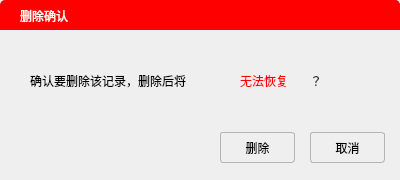
<?xml version="1.0" encoding="UTF-8"?>
<ui version="4.0">
 <class>DeleteTargetPerson</class>
 <widget class="QWidget" name="DeleteTargetPerson">
  <property name="geometry">
   <rect>
    <x>0</x>
    <y>0</y>
    <width>400</width>
    <height>180</height>
   </rect>
  </property>
  <property name="windowTitle">
   <string>Form</string>
  </property>
  <property name="styleSheet">
   <string notr="true">border-radius:5px</string>
  </property>
  <layout class="QVBoxLayout" name="verticalLayout">
   <property name="spacing">
    <number>0</number>
   </property>
   <property name="leftMargin">
    <number>0</number>
   </property>
   <property name="topMargin">
    <number>0</number>
   </property>
   <property name="rightMargin">
    <number>0</number>
   </property>
   <property name="bottomMargin">
    <number>0</number>
   </property>
   <item>
    <widget class="QWidget" name="widget" native="true">
     <property name="minimumSize">
      <size>
       <width>0</width>
       <height>30</height>
      </size>
     </property>
     <property name="maximumSize">
      <size>
       <width>16777215</width>
       <height>30</height>
      </size>
     </property>
     <property name="styleSheet">
      <string notr="true">background-color: rgb(255, 0, 0);
border-top-left-radius:5px;
border-top-right-radius:5px;
border-bottom-left-radius:0px;
border-bottom-right-radius:0px;</string>
     </property>
     <widget class="QLabel" name="label_4">
      <property name="geometry">
       <rect>
        <x>20</x>
        <y>5</y>
        <width>71</width>
        <height>21</height>
       </rect>
      </property>
      <property name="styleSheet">
       <string notr="true">font: 12pt &quot;黑体&quot;;
color:rgb(255,255,255);
border:none</string>
      </property>
      <property name="text">
       <string>删除确认</string>
      </property>
     </widget>
     <widget class="QPushButton" name="m_btnClose">
      <property name="geometry">
       <rect>
        <x>375</x>
        <y>0</y>
        <width>25</width>
        <height>25</height>
       </rect>
      </property>
      <property name="minimumSize">
       <size>
        <width>25</width>
        <height>25</height>
       </size>
      </property>
      <property name="maximumSize">
       <size>
        <width>25</width>
        <height>25</height>
       </size>
      </property>
      <property name="styleSheet">
       <string notr="true">border:1px solid rgb(255,0,0);
border-top-left-radius:0px;
border-top-right-radius:5px;
border-bottom-left-radius:0px;
border-bottom-right-radius:0px;
border-image: url(:/images/弹窗X选-02.png);</string>
      </property>
      <property name="text">
       <string/>
      </property>
     </widget>
    </widget>
   </item>
   <item>
    <widget class="QWidget" name="widget_2" native="true">
     <widget class="QLabel" name="m_labelInfo1">
      <property name="geometry">
       <rect>
        <x>30</x>
        <y>40</y>
        <width>211</width>
        <height>21</height>
       </rect>
      </property>
      <property name="styleSheet">
       <string notr="true">font: 12pt &quot;黑体&quot;;
border:none</string>
      </property>
      <property name="text">
       <string>确认要删除该记录，删除后将</string>
      </property>
     </widget>
     <widget class="QLabel" name="m_labelInfo2">
      <property name="geometry">
       <rect>
        <x>240</x>
        <y>40</y>
        <width>71</width>
        <height>21</height>
       </rect>
      </property>
      <property name="styleSheet">
       <string notr="true">font: 12pt &quot;黑体&quot;;
color:rgb(255,0,0);
border:none</string>
      </property>
      <property name="text">
       <string>无法恢复</string>
      </property>
     </widget>
     <widget class="QLabel" name="m_labelInfo3">
      <property name="geometry">
       <rect>
        <x>310</x>
        <y>40</y>
        <width>31</width>
        <height>21</height>
       </rect>
      </property>
      <property name="styleSheet">
       <string notr="true">font: 12pt &quot;黑体&quot;;
border:none</string>
      </property>
      <property name="text">
       <string>？</string>
      </property>
     </widget>
     <widget class="QPushButton" name="m_btnDelete">
      <property name="geometry">
       <rect>
        <x>220</x>
        <y>102</y>
        <width>75</width>
        <height>31</height>
       </rect>
      </property>
      <property name="styleSheet">
       <string notr="true">font: 12pt &quot;黑体&quot;;
border-radius:3px;
border:1px solid rgb(180,180,180)</string>
      </property>
      <property name="text">
       <string>删除</string>
      </property>
     </widget>
     <widget class="QPushButton" name="m_btnCancel">
      <property name="geometry">
       <rect>
        <x>310</x>
        <y>102</y>
        <width>75</width>
        <height>31</height>
       </rect>
      </property>
      <property name="styleSheet">
       <string notr="true">font: 12pt &quot;黑体&quot;;
border-radius:3px;
border:1px solid rgb(180,180,180)</string>
      </property>
      <property name="text">
       <string>取消</string>
      </property>
     </widget>
    </widget>
   </item>
  </layout>
 </widget>
 <resources/>
 <connections/>
</ui>
